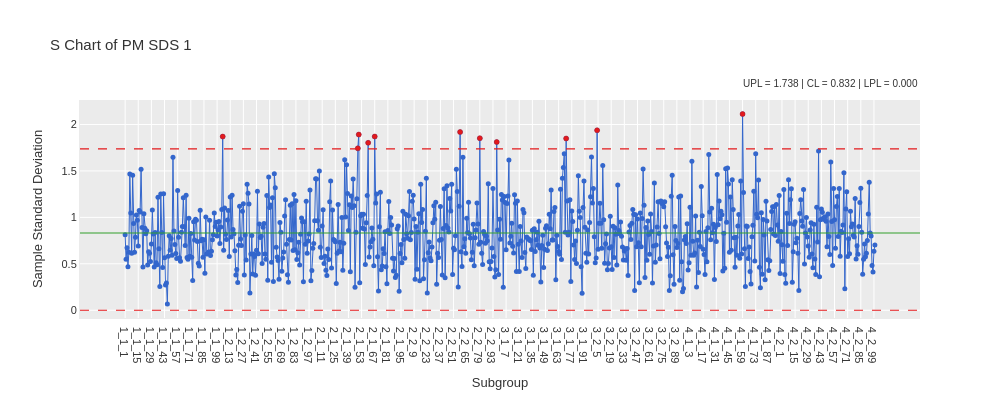

This figure's notebook cell:
### Markdown cell above
### Original Performance Measurement - Sample Standard Deviations (matches)

### Code cell
study_sds1.execute(chart='s', by=[]).plot(theme='ggplot').show()

### Figure 1 — Plotly figure (JSON) as saved in the notebook; plotly's stock layout.template omitted (floating-point values rounded to 4 significant figures; data arrays with more than 128 entries replaced by an {"elided": "..."} marker saying what was removed)
{"data": [{"hovertemplate": "%{x}<br>%{y:.3f}<extra></extra>", "line": {"color": "#3366CC", "width": 1.0}, "marker": {"color": "#3366CC", "size": 5}, "mode": "lines+markers", "name": "S", "opacity": 1.0, "type": "scatter", "x": {"elided": "800 str values"}, "y": {"elided": "800 float values"}}, {"hovertemplate": "Beyond Limits<br>%{x}<br>%{y:.3f}<extra></extra>", "marker": {"color": "#E31A1C", "line": {"color": "#B2182B", "width": 0.5}, "size": 5, "symbol": "circle"}, "mode": "markers", "name": "Beyond Limits", "showlegend": false, "type": "scatter", "x": ["1_2_5", "2_1_49", "2_1_50", "2_1_60", "2_1_67", "2_2_58", "2_2_79", "2_2_97", "3_1_71", "3_2_4", "4_1_59"], "y": [1.87, 1.743, 1.892, 1.803, 1.871, 1.919, 1.853, 1.811, 1.849, 1.938, 2.113]}], "layout": {"annotations": [{"bgcolor": "rgba(255,255,255,0.7)", "font": {"color": "#333333", "size": 10}, "showarrow": false, "text": "UPL = 1.738 | CL = 0.832 | LPL = 0.000", "x": 1.0, "xanchor": "right", "xref": "paper", "y": 1.04, "yanchor": "bottom", "yref": "paper"}], "font": {"color": "#333333", "family": "sans-serif", "size": 11}, "height": 400, "hovermode": "x unified", "margin": {"b": 80}, "paper_bgcolor": "white", "plot_bgcolor": "#EBEBEB", "shapes": [{"line": {"color": "#E31A1C", "dash": "dash", "width": 1.2}, "type": "line", "x0": 0, "x1": 1, "xref": "x domain", "y0": 1.738, "y1": 1.738}, {"line": {"color": "#E31A1C", "dash": "dash", "width": 1.2}, "type": "line", "x0": 0, "x1": 1, "xref": "x domain", "y0": 0.0, "y1": 0.0}, {"line": {"color": "#33A02C", "dash": "solid", "width": 1.2}, "type": "line", "x0": 0, "x1": 1, "xref": "x domain", "y0": 0.8318, "y1": 0.8318}], "showlegend": false, "title": {"text": "S Chart of PM SDS 1"}, "width": 1000, "xaxis": {"automargin": true, "gridcolor": "white", "gridwidth": 1.0, "linecolor": "#EBEBEB", "linewidth": 1.0, "showgrid": true, "showline": true, "title": {"text": "Subgroup"}, "type": "category"}, "yaxis": {"gridcolor": "white", "gridwidth": 1.0, "linecolor": "#EBEBEB", "linewidth": 1.0, "showgrid": true, "showline": true, "title": {"text": "Sample Standard Deviation"}, "zeroline": false}}}
